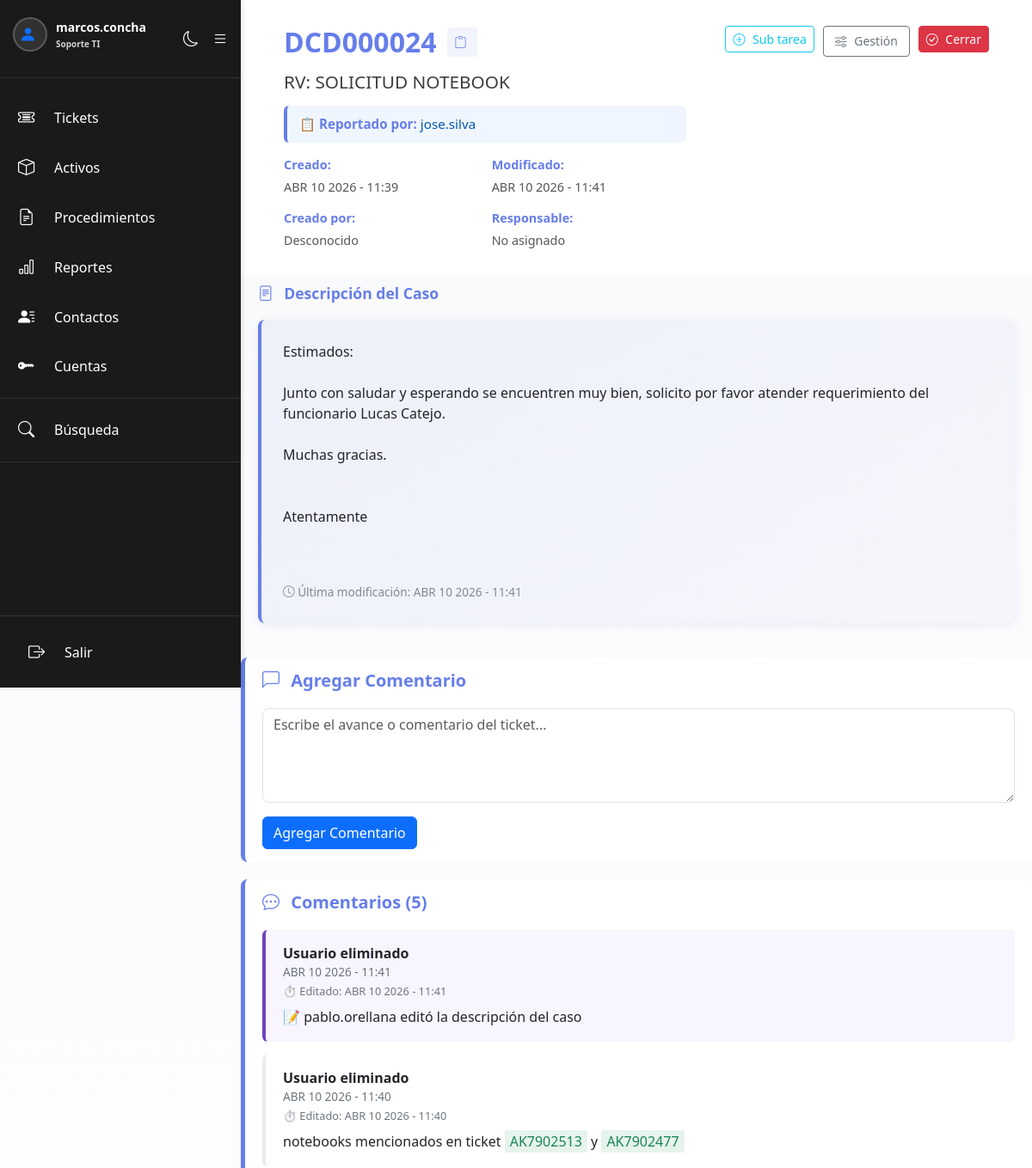
Page /ver_ticket.php?id=24 (signed in, upper part) on the earlier database version.
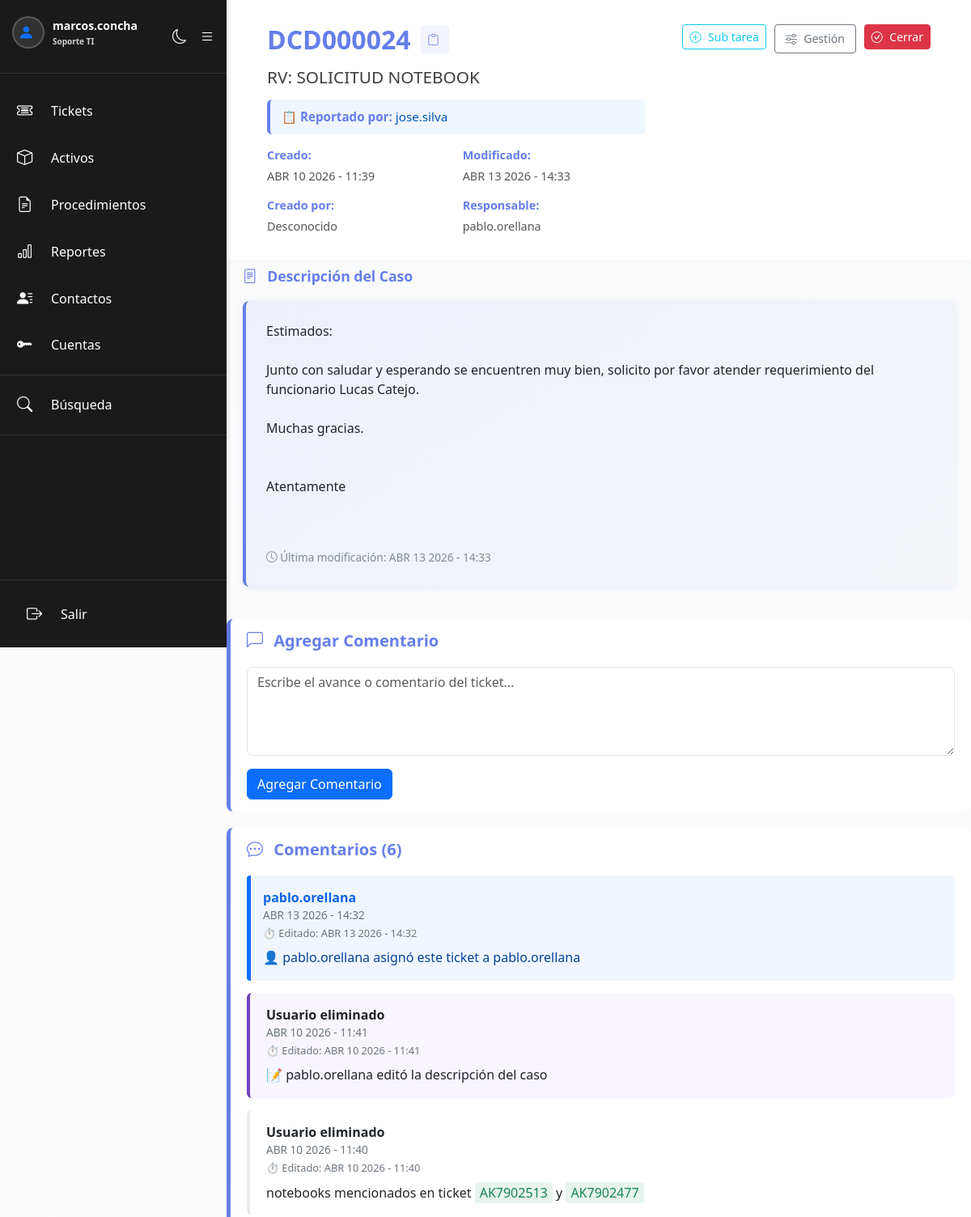
Same page on the later database version.
### tables this page shows
CREATE TABLE `tickets` (
  `id` int(11) NOT NULL AUTO_INCREMENT,
  `ticket_padre_id` int(11) DEFAULT NULL,
  `ticket_number` varchar(50) NOT NULL,
  `titulo` varchar(255) NOT NULL,
  `descripcion` longtext DEFAULT NULL,
  `estado` varchar(50) DEFAULT 'sin abrir',
  `es_cerrado` tinyint(1) DEFAULT 0,
  `usuario_creador` int(11) DEFAULT NULL,
  `nombre_solicitante` varchar(255) DEFAULT NULL,
  `propietario` int(11) DEFAULT NULL,
  `responsable` int(11) DEFAULT NULL,
  `fecha_creacion` datetime DEFAULT current_timestamp(),
  `fecha_ultima_modificacion` datetime DEFAULT current_timestamp() ON UPDATE current_timestamp(),
  `motivo_cierre` varchar(255) DEFAULT NULL,
  `estado_cancelacion` varchar(255) DEFAULT NULL,
  PRIMARY KEY (`id`),
  UNIQUE KEY `ticket_number` (`ticket_number`),
  KEY `usuario_creador` (`usuario_creador`),
  KEY `propietario` (`propietario`),
  KEY `responsable` (`responsable`),
  KEY `fk_ticket_padre` (`ticket_padre_id`),
  CONSTRAINT `fk_ticket_padre` FOREIGN KEY (`ticket_padre_id`) REFERENCES `tickets` (`id`) ON DELETE CASCADE,
  CONSTRAINT `tickets_ibfk_1` FOREIGN KEY (`usuario_creador`) REFERENCES `users` (`id`),
  CONSTRAINT `tickets_ibfk_2` FOREIGN KEY (`propietario`) REFERENCES `users` (`id`),
  CONSTRAINT `tickets_ibfk_3` FOREIGN KEY (`responsable`) REFERENCES `users` (`id`)
);

CREATE TABLE `comentarios_tickets` (
  `id` int(11) NOT NULL AUTO_INCREMENT,
  `ticket_id` int(11) NOT NULL,
  `usuario_id` int(11) NOT NULL,
  `contenido` longtext DEFAULT NULL,
  `comentario` longtext DEFAULT NULL,
  `fecha` datetime DEFAULT current_timestamp(),
  `fecha_modificacion` datetime DEFAULT current_timestamp() ON UPDATE current_timestamp(),
  `usuario_modificado_por` int(11) DEFAULT NULL,
  `tipo_comentario` varchar(50) DEFAULT NULL,
  PRIMARY KEY (`id`),
  KEY `ticket_id` (`ticket_id`),
  KEY `usuario_id` (`usuario_id`),
  KEY `usuario_modificado_por` (`usuario_modificado_por`),
  CONSTRAINT `comentarios_tickets_ibfk_1` FOREIGN KEY (`ticket_id`) REFERENCES `tickets` (`id`) ON DELETE CASCADE,
  CONSTRAINT `comentarios_tickets_ibfk_2` FOREIGN KEY (`usuario_id`) REFERENCES `users` (`id`),
  CONSTRAINT `comentarios_tickets_ibfk_3` FOREIGN KEY (`usuario_modificado_por`) REFERENCES `users` (`id`)
);

CREATE TABLE `users` (
  `id` int(11) NOT NULL AUTO_INCREMENT,
  `nombre_completo` varchar(255) DEFAULT NULL,
  `username` varchar(50) NOT NULL,
  `password` varchar(255) NOT NULL,
  `foto_perfil` varchar(255) DEFAULT NULL,
  `role` varchar(20) DEFAULT 'viewer',
  `created_at` datetime DEFAULT current_timestamp(),
  `necesita_cambiar_password` tinyint(1) DEFAULT 0,
  `email` varchar(255) DEFAULT NULL,
  `numero_telefono` varchar(20) NOT NULL,
  `dpto_division` varchar(255) DEFAULT NULL,
  PRIMARY KEY (`id`),
  UNIQUE KEY `username` (`username`)
);

### ver_ticket.php (the view, shortened to what the changed rows need)
<?php
require_once 'includes/config.php';
$ticket = null;
$comentarios = [];
$ticket_id = $_GET["id"] ?? "";
try {
    $stmt = $conexion->prepare("SELECT * FROM tickets WHERE id = ? OR ticket_number = ?");
    $stmt->execute([$ticket_id, $ticket_id]);
    $ticket = $stmt->fetch(PDO::FETCH_ASSOC);
    $stmt = $conexion->prepare("
        SELECT c.*, COALESCE(u.username, 'Usuario eliminado') as username,
               COALESCE(um.username, '') as usuario_modifico_nombre
        FROM comentarios_tickets c
        LEFT JOIN users u ON c.usuario_id = u.id
        LEFT JOIN users um ON c.usuario_modificado_por = um.id
        WHERE c.ticket_id = ?
        ORDER BY c.fecha DESC
    ");
    $stmt->execute([$ticket["id"]]);
    $comentarios = $stmt->fetchAll(PDO::FETCH_ASSOC);
} catch (PDOException $e) {
    $error = "Error al obtener el ticket: " . $e->getMessage();
}
$responsable_nombre = "";
if ($ticket["responsable"]) {
    $stmt = $conexion->prepare("SELECT username FROM users WHERE id = ?");
    $stmt->execute([$ticket["responsable"]]);
    $resp_user = $stmt->fetch(PDO::FETCH_ASSOC);
    $responsable_nombre = $resp_user["username"] ?? "No asignado";
}
?>
<!DOCTYPE html>
<html lang="es" id="htmlRoot">
<head>
    <link href="https://cdn.jsdelivr.net/npm/bootstrap@5.3.8/dist/css/bootstrap.min.css" rel="stylesheet">
    <link rel="stylesheet" href="https://cdn.jsdelivr.net/npm/bootstrap-icons@1.11.3/font/bootstrap-icons.min.css">
    <link href="css/dark-mode.css" rel="stylesheet">
</head>
<body>
    <?php include 'includes/sidebar.php'; ?>
    <div class="container-fluid p-0">
        <div class="ticket-header-gradient" style="padding: 30px 50px;">
            <div class="row">
                <div class="col-lg-7">
                    <div style="display: flex; align-items: center; gap: 0.8rem; margin-bottom: 15px;">
                        <h2 style="margin: 0; color: #667eea;"><?php echo htmlspecialchars($ticket["ticket_number"]); ?></h2>
                        <button class="btn btn-sm btn-outline-secondary" id="copyTicketBtn" onclick="copiarNumeroTicket('<?php echo htmlspecialchars($ticket["ticket_number"]); ?>')"
                                style="padding: 0.4rem 0.5rem; opacity: 0.9;"
                                title="Copiar número de ticket"
                                data-bs-toggle="tooltip"
                                data-bs-title="Copiar número">
                            <i class="bi bi-clipboard"></i>
                        </button>
                    </div>
                    <h4 id="titulo-ticket" style="margin: 0; margin-bottom: 15px;"><?php echo htmlspecialchars($ticket["titulo"]); ?></h4>
                    <div style="background: #f0f6ff; padding: 10px 14px; border-radius: 6px; border-left: 4px solid #667eea; font-size: 0.95rem; margin-bottom: 15px;">
                        <strong style="color: #667eea;">📋 Reportado por:</strong>
                        <span style="font-weight: 500; color: #0056b3;">
                            <?php echo htmlspecialchars($ticket["nombre_solicitante"] ?? "N/A"); ?>
                        </span>
                    </div>
                    <div style="display: grid; grid-template-columns: repeat(2, 1fr); gap: 15px; font-size: 0.9rem;">
                        <div>
                            <strong style="color: #667eea;">Creado:</strong>
                            <div style="margin-top: 4px; color: #555;"><?php echo formatearFechaHora($ticket["fecha_creacion"]); ?></div>
                        </div>
                        <div>
                            <strong style="color: #667eea;">Modificado:</strong>
                            <div style="margin-top: 4px; color: #555;"><?php echo formatearFechaHora($ticket["fecha_ultima_modificacion"]); ?></div>
                        </div>
                        <div>
                        </div>
                        <div>
                            <strong style="color: #667eea;">Responsable:</strong>
                            <div style="margin-top: 4px; color: #555;"><?php echo htmlspecialchars($responsable_nombre) ?: "No asignado"; ?></div>
                        </div>
                    </div>
                </div>
            </div>
        </div>
        <div class="ticket-descripcion-case">
                <div class="descripcion-contenido">
                    <div id="texto-descripcion" style="margin-bottom: 15px;"><?php echo nl2br(procesarHashtagsContactos(procesarMencionesTikets(htmlspecialchars($ticket["descripcion"])))); ?></div>
                    <small class="texto-muted-case"><i class="bi bi-clock"></i> Última modificación: <?php echo formatearFechaHora($ticket["fecha_ultima_modificacion"]); ?></small>
                </div>
            </div>
            <div class="ticket-body-card">
                <h5 style="margin-bottom: 20px; color: #667eea;"><i class="bi bi-chat-dots"></i> <strong>Comentarios (<?php echo count($comentarios); ?>)</strong></h5>
                <div id="comentarios-contenedor">
                    <?php if (empty($comentarios)): ?>
                        <p class="text-muted"><i class="bi bi-info-circle"></i> No hay comentarios aún</p>
                    <?php else: ?>
                        <?php foreach ($comentarios as $com): ?>
                            <div class="comentario <?php echo ($com['tipo_comentario'] === 'cierre') ? 'comentario-cierre' : (($com['tipo_comentario'] === 'asignacion') ? 'comentario-asignacion' : (($com['tipo_comentario'] === 'edicion') ? 'comentario-edicion' : (($com['tipo_comentario'] === 'apertura') ? 'comentario-apertura' : (($com['tipo_comentario'] === 'cambio_estado') ? 'comentario-cambio_estado' : (($com['tipo_comentario'] === 'mencion') ? 'comentario-mencion' : ''))))); ?>" id="comentario-<?php echo $com['id']; ?>">
                                <div class="d-flex justify-content-between align-items-start">
                                    <div>
                                        <div class="comentario-autor"><strong><?php echo htmlspecialchars($com["username"]); ?></strong></div>
                                        <div class="comentario-fecha" style="font-size: 0.85rem; color: #6c757d;"><?php echo formatearFechaHora($com["fecha"]); ?></div>
                                        <?php if (!empty($com["fecha_modificacion"])): ?>
                                            <div class="comentario-modificado" style="font-size: 0.8rem; color: #6c757d; margin-top: 3px;">
                                                ⏱️ Editado: <?php echo formatearFechaHora($com["fecha_modificacion"]); ?>
                                            </div>
                                        <?php endif; ?>
                                    </div>
                                </div>
                                <div class="mt-2" id="texto-comentario-<?php echo $com['id']; ?>" style="line-height: 1.6;">
                                    <?php echo nl2br(procesarHashtagsContactos(procesarMencionesTikets($com["comentario"]))); ?>
                                </div>
                            </div>
                        <?php endforeach; ?>
                    <?php endif; ?>
                </div>
            </div>
        </div>
</body>
</html>

### includes/config.php (shortened to what the changed rows need)
<?php
$host = obtenerEnv('DB_HOST', 'localhost');
$db   = obtenerEnv('DB_NAME', 'jupiter');
$user = obtenerEnv('DB_USER', 'root');
$pass = obtenerEnv('DB_PASS', '');
$port = obtenerEnv('DB_PORT', 8888);
try {
    $conexion = new PDO(
        "mysql:host=$host;dbname=$db;port=$port",
        $user,
        $pass
    );
    $conexion->setAttribute(PDO::ATTR_ERRMODE, PDO::ERRMODE_EXCEPTION);
} catch (PDOException $e) {
    $env = obtenerEnv('APP_ENV', 'production');
    if ($env === 'development') {
        die("Error de conexión: " . $e->getMessage());
    } else {
        die("Error de conexión a la base de datos. Por favor, contacta al administrador.");
    }
}
function formatearFechaHora($fecha) {
    $meses = ['', 'ENE', 'FEB', 'MAR', 'ABR', 'MAY', 'JUN', 'JUL', 'AGO', 'SEP', 'OCT', 'NOV', 'DIC'];
    $timestamp = strtotime($fecha);
    $mes = $meses[date('n', $timestamp)];
    $dia = date('d', $timestamp);
    $año = date('Y', $timestamp);
    $hora = date('H:i', $timestamp);
    return "$mes $dia $año - $hora";
}
function procesarMenciones($texto) {
    $texto = preg_replace_callback(
        '/#(DCD\.T\d{7})/i',
        function($matches) {
            global $conexion;
            $id_proc = $matches[1];
            try {
                $stmt = $conexion->prepare("SELECT id FROM procedimientos WHERE id_procedimiento = ?");
                $stmt->execute([$id_proc]);
                $proc = $stmt->fetch(PDO::FETCH_ASSOC);
                if ($proc) {
                    return '<<<PROC_' . $proc['id'] . '_' . $id_proc . '>>>';
                }
            } catch (Exception $e) {
            }
            return $matches[0];
        },
        $texto
    );
    $texto = preg_replace_callback(
        '/#(DCD\d{6})/i',
        function($matches) {
            return '<<<TICKET_' . $matches[1] . '>>>';
        },
        $texto
    );
    $texto = preg_replace_callback(
        '/#(AK\d{7})/i',
        function($matches) {
            return '<<<ACTIVO_' . $matches[1] . '>>>';
        },
        $texto
    );
    $texto = preg_replace_callback(
        '/#([a-z0-9._-]+)/i',
        function($matches) {
            $usuario = $matches[1];
            if (preg_match('/^(DCD\.T\d{7}|DCD\d{6}|AK\d{7})$/i', $usuario)) {
                return $matches[0];
            }
            return '<<<USER_' . $usuario . '>>>';
        },
        $texto
    );
    $texto = htmlspecialchars($texto, ENT_QUOTES, 'UTF-8');
    $texto = preg_replace_callback(
        '/&lt;&lt;&lt;PROC_(\d+)_(DCD\.T\d{7})&gt;&gt;&gt;/i',
        function($matches) {
            return '<a href="ver_procedimiento.php?id=' . $matches[1] . '" class="procedimiento-mention" style="color: #fd7e14;" title="Ver procedimiento ' . $matches[2] . '"><i class="bi bi-file-earmark-text"></i> ' . $matches[2] . '</a>';
        },
        $texto
    );
    $texto = preg_replace_callback(
        '/&lt;&lt;&lt;TICKET_(DCD\d{6})&gt;&gt;&gt;/i',
        function($matches) {
            return '<a href="ver_ticket.php?id=' . $matches[1] . '" class="ticket-mention" title="Ver ticket ' . $matches[1] . '">' . $matches[1] . '</a>';
        },
        $texto
    );
    $texto = preg_replace_callback(
        '/&lt;&lt;&lt;ACTIVO_(AK\d{7})&gt;&gt;&gt;/i',
        function($matches) {
            return '<a href="ver_activo.php?id=' . $matches[1] . '" class="activo-mention" title="Ver activo ' . $matches[1] . '">' . $matches[1] . '</a>';
        },
        $texto
    );
    $texto = preg_replace_callback(
        '/&lt;&lt;&lt;USER_([a-z0-9._-]+)&gt;&gt;&gt;/i',
        function($matches) {
            $usuario = $matches[1];
            return '<a href="perfil_usuario.php?username=' . urlencode($usuario) . '" title="Ver perfil de ' . $usuario . '">#' . $usuario . '</a>';
        },
        $texto
    );
    return $texto;
}
function procesarMencionesTikets($texto) {
    return procesarMenciones($texto);
}
function procesarHashtagsContactos($texto) {
    global $conexion;
    $texto = preg_replace_callback(
        '/#([a-z0-9._-]+)/i',
        function($matches) use ($conexion) {
            $hashtag = $matches[1];
            try {
                $stmt = $conexion->prepare("SELECT id FROM users WHERE username = ? AND role = 'contacto' LIMIT 1");
                $stmt->execute([$hashtag]);
                $contacto = $stmt->fetch(PDO::FETCH_ASSOC);
                if ($contacto) {
                    return '<a href="perfil_contacto.php?username=' . urlencode($hashtag) . '" class="usuario-mention" title="Ver perfil de contacto #' . htmlspecialchars($hashtag) . '">#' . htmlspecialchars($hashtag) . '</a>';
                }
                $stmt = $conexion->prepare("SELECT id FROM users WHERE username = ? AND role != 'contacto' LIMIT 1");
                $stmt->execute([$hashtag]);
                $usuario = $stmt->fetch(PDO::FETCH_ASSOC);
                if ($usuario) {
                    return '<a href="perfil_usuario.php?username=' . urlencode($hashtag) . '" class="usuario-mention" title="Ver perfil de usuario #' . htmlspecialchars($hashtag) . '">#' . htmlspecialchars($hashtag) . '</a>';
                }
                return $matches[0];
            } catch (PDOException $e) {
                return $matches[0];
            }
        },
        $texto
    );
    return $texto;
}

Differences in the rows shown:
changed tickets "DCD000024": fecha_ultima_modificacion "ABR 10 2026 - 11:41" → "ABR 13 2026 - 14:33"
now on this page (row unchanged): users: username "pablo.orellana"
added comentarios_tickets: username "pablo.orellana", fecha "ABR 13 2026 - 14:32", fecha_modificacion "ABR 13 2026 - 14:32", comentario "👤 pablo.orellana asignó este ticket a pablo.orellana", tipo_comentario "asignacion" (drawn)
Other differences:
count($comentarios): "5" → "6"
htmlspecialchars($responsable_nombre) ?: "No asignado": "No asignado" → (not shown)
